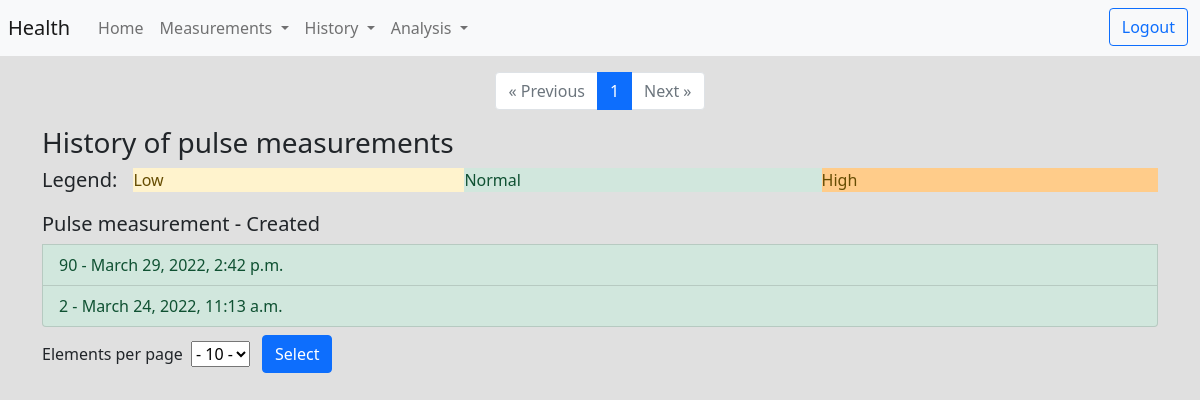
The app's page /history/pulse (signed in), older data.
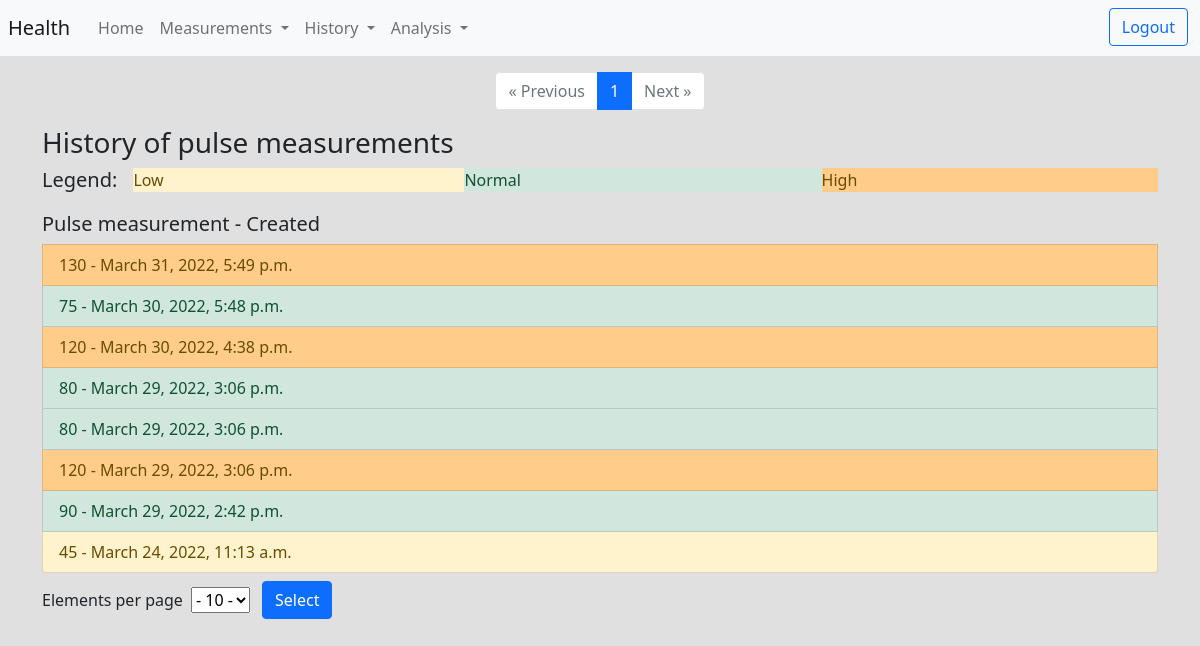
The same page, newer data.
### measurements/models.py (models this page shows, shortened)
class Pulse(Timestamp):
  user = models.ForeignKey("auth.User", on_delete=models.CASCADE, related_name="pulse")
  pulse = models.IntegerField(blank=False, null=False)
  category = models.PositiveSmallIntegerField(default=PCategory.NORMAL)
  note = models.TextField(max_length=500, blank=True, null=True)

### history/views.py (the view)
# urls.py: path('pulse', PulseHistory, name='pulse_history'),
@login_required
def PulseHistory(request):
  user = request.user
  history = Pulse.objects.filter(user=user).order_by('-created')
  if request.method == 'POST' and request.POST.get('selected'):
      elem_on_page = int(request.POST.get('selected').strip('-'))
  if request.method == 'GET':
    try:
      elem_on_page = int(request.GET.get('elem'))
    except:
      elem_on_page = 10
  paginator = Paginator(history, elem_on_page)
  page_number = request.GET.get('page')
  page_obj = paginator.get_page(page_number)
  return render(request,
                'history/pulse.html',
                {'page_obj': page_obj,
                  'elem_on_page': elem_on_page,
                  'category': PCategory}
                )

### history/templates/history/pulse.html (shortened to what this page needs)
{% extends "base_history.html" %}
{% block in_body %}
    <div class="list-group">
      <h3>History of pulse measurements</h3>
      <div class="d-flex mb-1">
        <h5 class="me-3 my-0">Legend:</h5>
          <p class="list-group-item-warning flex-fill">Low</p>
          <p class="list-group-item-success flex-fill">Normal</p>
          <p class="list-group-item-height-warning flex-fill">High</p>
      </div>
      <h5>Pulse measurement - Created</h5>
      {% for h in page_obj %}
        {% if h.category == category.LOW %}
          <a href="{% url 'history:pulse_details' h.id %}" class="list-group-item list-group-item-warning">
        {% elif h.category == category.HIGH %}
          <a href="{% url 'history:pulse_details' h.id %}" class="list-group-item list-group-item-height-warning">
        {% else %}
          <a href="{% url 'history:pulse_details' h.id %}" class="list-group-item list-group-item-success">
        {% endif %}
            {{ h.pulse|floatformat }}  - {{ h.created }}
          </a>
      {% endfor %}
    </div>
{% endblock %}

### common/templates/common/base_history.html (shortened to what this page needs)
{% extends "base.html" %}
{% block body %}
  <div class="container">
    <div aria-label="Page navigation">
      <ul class="pagination justify-content-center">
        {% if page_obj.has_previous %}
          <li class="page-item">
            <a class="page-link" href="?page={{ page_obj.previous_page_number }}&elem={{ elem_on_page }}">&laquo; Previous</a>
          </li>
        {% else %}
          <li class="page-item disabled">
            <a class="page-link" href="#" tabindex="-1" aria-disabled="True">&laquo; Previous</a>
          </li>
        {% endif %}
        {% for i in page_obj.paginator.page_range %}
          {% if page_obj.number == i %}
            <li class="page-item active" aria-current="page">
              <span class="page-link">
                {{ i }}
              </span>
            </li>
          {% else %}
            <li class="page-item">
              <a class="page-link" href="?page={{ i }}&elem={{ elem_on_page }}" >{{ i }}</a>
            </li>
          {% endif %}
        {% endfor %}
        {% if page_obj.has_next %}
        <li class="page-item">
          <a class="page-link" href="?page={{ page_obj.next_page_number }}&elem={{ elem_on_page }}">Next &raquo;</a>
        </li>
        {% else %}
        <li class="page-item disabled">
          <a class="page-link" href="#" tabindex="-1" aria-disabled="true">Next &raquo;</a>
        </li>
        {% endif %}
      </ul>
    </div>
    {% block in_body %}{% endblock %}
    <form method="post">
      <div class="form-row align-items-center d-flex">
        <div class="col-auto">
          <label for="inlineFormCustomSelect">Elements per page</label>
          <select class="text-center custom-select mx-1" name="selected">
            <option selected>- {{ elem_on_page }} -</option>
          </select>
        </div>
        <div class="col-auto m-2">
          <button type="submit" class="btn btn-primary">Select</button>
        </div>
      </div>
    </form>
  </div>
{% endblock %}

### common/templates/common/base.html (shortened to what this page needs)
{% load static %}
<!DOCTYPE html>
<html lang="en">
  <head>
    <link href="https://cdn.jsdelivr.net/npm/bootstrap@5.0.2/dist/css/bootstrap.min.css" rel="stylesheet">
    <link rel="stylesheet" href={% static "common/css/style.css" %}>
  </head>
  <body>
    <nav class="navbar navbar-expand-lg navbar-light bg-light mb-3">
      <a class="navbar-brand ms-2" href="{% url 'common:home' %}">Health</a>
      <div class="collapse navbar-collapse" id="navbarNavDropdown">
        <ul class="navbar-nav ms-1 d-flex w-100">
          <li class="nav-item active">
            <a class="nav-link" href="{% url 'common:home' %}">Home</a>
          </li>
          <li class="nav-item dropdown">
            <a class="nav-link dropdown-toggle" href="#" id="navbarDropdownMenuLink" aria-haspopup="true" data-bs-toggle="dropdown" aria-expanded="false">
              Measurements
            </a>
          </li>
          <li class="nav-item dropdown">
            <a class="nav-link dropdown-toggle" href="#" id="navbarDropdownMenuLink" aria-haspopup="true" data-bs-toggle="dropdown" aria-expanded="false">
              History
            </a>
          </li>
          <li class="nav-item dropdown flex-fill">
            <a class="nav-link dropdown-toggle" href="#" id="navbarDropdownMenuLink" aria-haspopup="true" data-bs-toggle="dropdown" aria-expanded="false">
              Analysis
            </a>
          </li>
          <li class="nav-item me-1">
            {% if user.is_authenticated %}
              <a type="button" class="btn btn-outline-primary me-2" href="{% url 'logout' %}">Logout</a>
            {% else %}
              <a type="button" class="btn btn-outline-priamry me-2" href="{% url 'login' %}">Login</a>
              <a type="button" class="btn btn-primary" href="{% url 'register:register' %}">Sign-up</a>
            {% endif %}
          </li>
        </ul>
      </div>
    </nav>
    {% block body %}{% endblock %}
  </body>
</html>

### common/static/common/css/style.css (style rules this page uses)
body { background-color: rgb(224, 224, 224); }
.list-group-item-height-warning, .table-height-warning > td, .table-height-warning > th { background-color: #ffcc8a; color: #664d03; }

Row changes from the older to the newer data that the page shows:
added Pulse: pulse "130", created "March 31, 2022, 5:49 p.m."
added Pulse: pulse "75", created "March 30, 2022, 5:48 p.m."
added Pulse: pulse "120", created "March 30, 2022, 4:38 p.m."
added Pulse: pulse "80", created "March 29, 2022, 3:06 p.m."
added Pulse: pulse "80", created "March 29, 2022, 3:06 p.m."
added Pulse: pulse "120", created "March 29, 2022, 3:06 p.m."
changed Pulse "March 24, 2022, 11:13 a.m.": category 2 → 1 (drawn); pulse "2" → "45"
